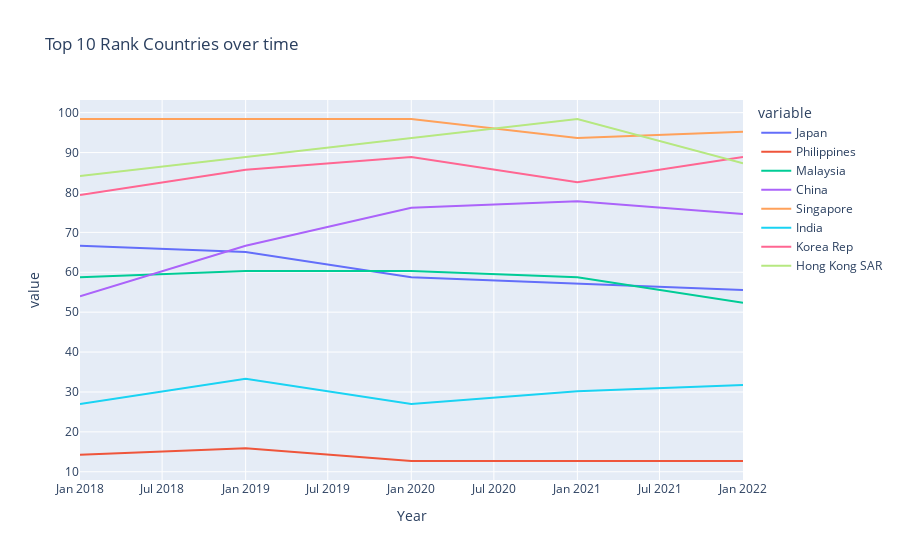

Notebook code cell kept with this figure:
### Code cell
fig = px.line(df2, x="Year", y=['Japan', 'Philippines', 'Malaysia','China','Singapore','India','Korea Rep','Hong Kong SAR'], title= 'Top 10 Rank Countries over time')
fig.show()

### Figure 1 — Plotly figure (JSON) as saved in the notebook; plotly's stock layout.template omitted (floating-point values rounded to 4 significant figures)
{"data": [{"hovertemplate": "variable=Japan<br>Year=%{x}<br>value=%{y}<extra></extra>", "legendgroup": "Japan", "line": {"color": "#636efa", "dash": "solid"}, "marker": {"symbol": "circle"}, "mode": "lines", "name": "Japan", "orientation": "v", "showlegend": true, "type": "scatter", "x": ["2018-01-01T00:00:00", "2019-01-01T00:00:00", "2020-01-01T00:00:00", "2021-01-01T00:00:00", "2022-01-01T00:00:00"], "xaxis": "x", "y": [66.67, 65.08, 58.73, 57.14, 55.56], "yaxis": "y"}, {"hovertemplate": "variable=Philippines<br>Year=%{x}<br>value=%{y}<extra></extra>", "legendgroup": "Philippines", "line": {"color": "#EF553B", "dash": "solid"}, "marker": {"symbol": "circle"}, "mode": "lines", "name": "Philippines", "orientation": "v", "showlegend": true, "type": "scatter", "x": ["2018-01-01T00:00:00", "2019-01-01T00:00:00", "2020-01-01T00:00:00", "2021-01-01T00:00:00", "2022-01-01T00:00:00"], "xaxis": "x", "y": [14.29, 15.87, 12.7, 12.7, 12.7], "yaxis": "y"}, {"hovertemplate": "variable=Malaysia<br>Year=%{x}<br>value=%{y}<extra></extra>", "legendgroup": "Malaysia", "line": {"color": "#00cc96", "dash": "solid"}, "marker": {"symbol": "circle"}, "mode": "lines", "name": "Malaysia", "orientation": "v", "showlegend": true, "type": "scatter", "x": ["2018-01-01T00:00:00", "2019-01-01T00:00:00", "2020-01-01T00:00:00", "2021-01-01T00:00:00", "2022-01-01T00:00:00"], "xaxis": "x", "y": [58.73, 60.32, 60.32, 58.73, 52.38], "yaxis": "y"}, {"hovertemplate": "variable=China<br>Year=%{x}<br>value=%{y}<extra></extra>", "legendgroup": "China", "line": {"color": "#ab63fa", "dash": "solid"}, "marker": {"symbol": "circle"}, "mode": "lines", "name": "China", "orientation": "v", "showlegend": true, "type": "scatter", "x": ["2018-01-01T00:00:00", "2019-01-01T00:00:00", "2020-01-01T00:00:00", "2021-01-01T00:00:00", "2022-01-01T00:00:00"], "xaxis": "x", "y": [53.97, 66.67, 76.19, 77.78, 74.6], "yaxis": "y"}, {"hovertemplate": "variable=Singapore<br>Year=%{x}<br>value=%{y}<extra></extra>", "legendgroup": "Singapore", "line": {"color": "#FFA15A", "dash": "solid"}, "marker": {"symbol": "circle"}, "mode": "lines", "name": "Singapore", "orientation": "v", "showlegend": true, "type": "scatter", "x": ["2018-01-01T00:00:00", "2019-01-01T00:00:00", "2020-01-01T00:00:00", "2021-01-01T00:00:00", "2022-01-01T00:00:00"], "xaxis": "x", "y": [98.41, 98.41, 98.41, 93.65, 95.24], "yaxis": "y"}, {"hovertemplate": "variable=India<br>Year=%{x}<br>value=%{y}<extra></extra>", "legendgroup": "India", "line": {"color": "#19d3f3", "dash": "solid"}, "marker": {"symbol": "circle"}, "mode": "lines", "name": "India", "orientation": "v", "showlegend": true, "type": "scatter", "x": ["2018-01-01T00:00:00", "2019-01-01T00:00:00", "2020-01-01T00:00:00", "2021-01-01T00:00:00", "2022-01-01T00:00:00"], "xaxis": "x", "y": [26.98, 33.33, 26.98, 30.16, 31.75], "yaxis": "y"}, {"hovertemplate": "variable=Korea Rep<br>Year=%{x}<br>value=%{y}<extra></extra>", "legendgroup": "Korea Rep", "line": {"color": "#FF6692", "dash": "solid"}, "marker": {"symbol": "circle"}, "mode": "lines", "name": "Korea Rep", "orientation": "v", "showlegend": true, "type": "scatter", "x": ["2018-01-01T00:00:00", "2019-01-01T00:00:00", "2020-01-01T00:00:00", "2021-01-01T00:00:00", "2022-01-01T00:00:00"], "xaxis": "x", "y": [79.37, 85.71, 88.89, 82.54, 88.89], "yaxis": "y"}, {"hovertemplate": "variable=Hong Kong SAR<br>Year=%{x}<br>value=%{y}<extra></extra>", "legendgroup": "Hong Kong SAR", "line": {"color": "#B6E880", "dash": "solid"}, "marker": {"symbol": "circle"}, "mode": "lines", "name": "Hong Kong SAR", "orientation": "v", "showlegend": true, "type": "scatter", "x": ["2018-01-01T00:00:00", "2019-01-01T00:00:00", "2020-01-01T00:00:00", "2021-01-01T00:00:00", "2022-01-01T00:00:00"], "xaxis": "x", "y": [84.13, 88.89, 93.65, 98.41, 87.3], "yaxis": "y"}], "layout": {"legend": {"title": {"text": "variable"}, "tracegroupgap": 0}, "title": {"text": "Top 10 Rank Countries over time"}, "xaxis": {"anchor": "y", "domain": [0, 1], "title": {"text": "Year"}}, "yaxis": {"anchor": "x", "domain": [0, 1], "title": {"text": "value"}}}}
